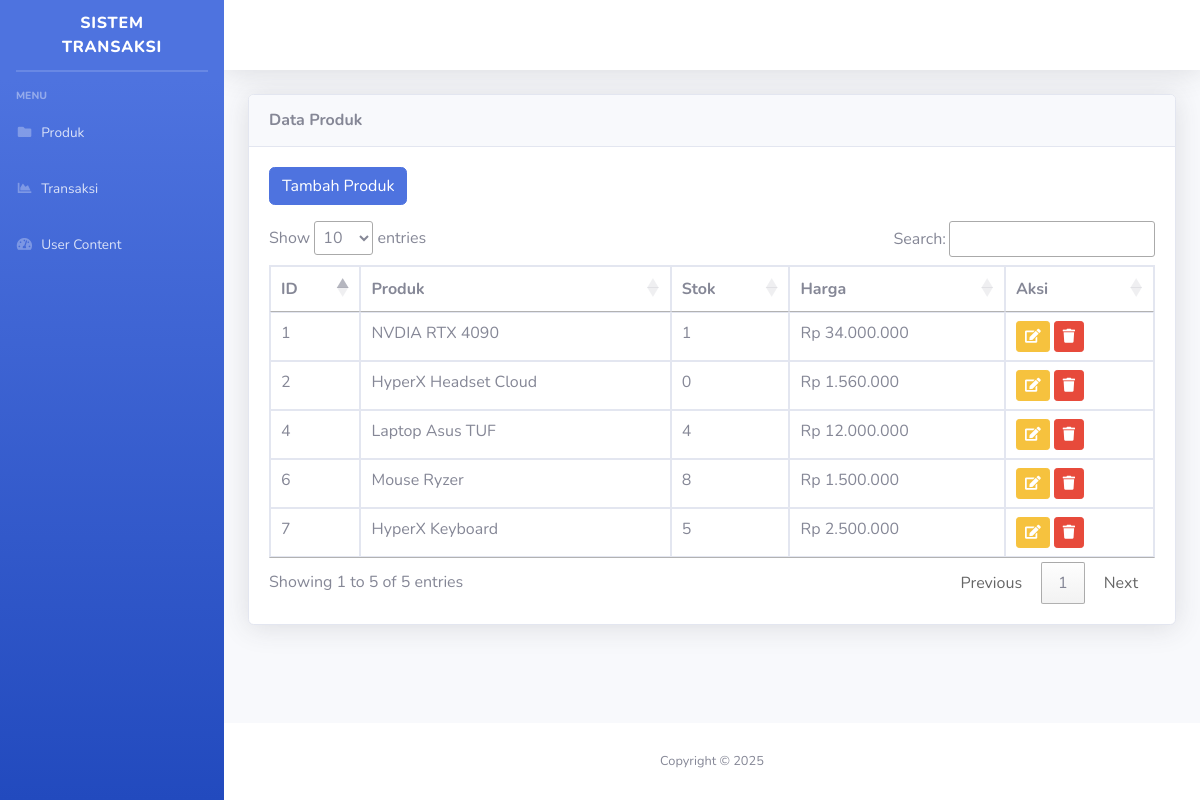
The page / on the database its author committed.
### tables this page shows
CREATE TABLE `produk` (
  `id` int(20) NOT NULL,
  `produk` varchar(20) NOT NULL,
  `stok` int(20) NOT NULL,
  `harga` int(20) NOT NULL
);

### application/controllers/Dashboard_adm.php (called while the page is built, shortened)
<?php
class Dashboard_adm extends CI_Controller {
	public function __construct() {
        $this->load->model("Produk_model","",TRUE);
		$this->load->model("Transaksi_model","",TRUE);
    }
	public function index()
	{
		$data['produk'] = $this->Produk_model->getProduk();
		$this->load->view('Admin/Navbar');
		$this->load->view('Admin/Data_trk',$data);
		$this->load->view('Admin/Footer');
	}
}

### index.php (called while the page is built, shortened)
<?php
require_once BASEPATH.'core/CodeIgniter.php';

### application/models/Produk_model.php (called while the page is built, shortened)
<?php
class Produk_model extends CI_Model {
	public function getProduk()
	{
		return $this->db->get('produk');
	}
}

### application/views/Admin/Data_trk.php (the view, shortened to what this page needs)
<div id="content-wrapper" class="d-flex flex-column">
<div id="content">
    <nav class="navbar navbar-expand navbar-light bg-white topbar mb-4 static-top shadow">
    </nav>
        <div class="container-fluid">
            <div class="card shadow mb-4">
                <div class="card-header py-3">
                    <h6 class="m-0 font-weight-bold text">Data Produk</h6>
                </div>
                <div class="card-body">
                    <div class="box">
                        <div class="box-header d-flex justify-content-between">
                            <a href="<?php echo site_url('Dashboard_adm/Tambah_produk'); ?>" class="btn btn-primary mb-3">Tambah Produk</a>
                        </div>
                        <div class="box-body">
                            <div class="table-responsive">
                                <table class="table table-bordered table-hover" id="dataTable" width="100%" cellspacing="0">
                                    <thead>
                                        <tr>
                                            <th>ID </th>
                                            <th>Produk</th>
                                            <th>Stok</th>
                                            <th>Harga</th>
                                            <th>Aksi</th>
                                        </tr>
                                    </thead>
                                    <tbody>
                                        <?php
                                            foreach ($produk->result() as $row) {
                                                echo "<tr>";
                                                echo "<td>" . $row->id . "</td>";
                                                echo "<td>" . $row->produk . "</td>";
                                                echo "<td>" . $row->stok . "</td>";
                                                echo "<td>Rp " . number_format($row->harga, 0, ',', '.') . "</td>";
                                                echo "<td>
                                                       <a href='" . site_url('Dashboard_adm/Editproduk/' . $row->id) . "' class='btn btn-sm btn-warning'><i class='fas fa-edit'></i></a>
                                                       <a href='" . site_url('Dashboard_adm/deleteProduk/' . $row->id) . "' class='btn btn-sm btn-danger' onclick='return confirm(\"Yakin ingin menghapus?\")'><i class='fas fa-trash'></i></a>
                                                    </td>";
                                                echo "</tr>";
                                            }
                                        ?>
                                    </tbody>
                                </table>
                            </div>
                        </div>
                    </div>
                </div>
            </div>
        </div>
</div>

### application/views/Admin/Navbar.php (shortened to what this page needs)
<!DOCTYPE html>
<html lang="en">
<head>
    <link href="<?php echo base_url('asset/') ?>vendor/fontawesome-free/css/all.min.css" rel="stylesheet" type="text/css">
    <link href="<?php echo base_url('asset/') ?>css/sb-admin-2.min.css" rel="stylesheet">
</head>
<body id="page-top">
    <div id="wrapper">
        <ul class="navbar-nav bg-gradient-primary sidebar sidebar-dark accordion" id="accordionSidebar">
            <a class="sidebar-brand d-flex align-items-center justify-content-center" href="<?php echo base_url('')?>">
                <div class="sidebar-brand-text mx-3">Sistem Transaksi</sup></div>
            </a>
            <hr class="sidebar-divider my-0">
            <hr class="sidebar-divider">
            <div class="sidebar-heading">
                Menu
            </div>
            <li class="nav-item">
                <a class="nav-link" href="<?php echo base_url('')?>">
                    <i class="fas fa-fw fa-folder"></i>
                    <span>Produk</span></a>
            </li>
             <li class="nav-item">
                <a class="nav-link" href="<?php echo site_url('Dashboard_adm/Transaksi')?>">
                    <i class="fas fa-fw fa-chart-area"></i>
                    <span>Transaksi</span></a>
            </li>
            <li class="nav-item">
                <a class="nav-link" href="<?php echo site_url('User_Content')?>">
                    <i class="fas fa-fw fa-tachometer-alt"></i>
                    <span>User Content</span></a>
            </li>
        </ul>

### application/views/Admin/Footer.php (shortened to what this page needs)
            <footer class="sticky-footer bg-white">
                <div class="container my-auto">
                    <div class="copyright text-center my-auto">
                        <span>Copyright &copy; 2025</span>
                    </div>
                </div>
            </footer>
        </div>
    </div>
    <link rel="stylesheet" href="https://cdn.datatables.net/1.13.6/css/jquery.dataTables.css" />
</body>
</html>

### rows shown on the page
produk: id "1", produk "NVDIA RTX 4090", stok "1", harga "34.000.000"
produk: id "2", produk "HyperX Headset Cloud", stok "0", harga "1.560.000"
produk: id "4", produk "Laptop Asus TUF", stok "4", harga "12.000.000"
produk: id "6", produk "Mouse Ryzer", stok "8", harga "1.500.000"
produk: id "7", produk "HyperX Keyboard", stok "5", harga "2.500.000"
